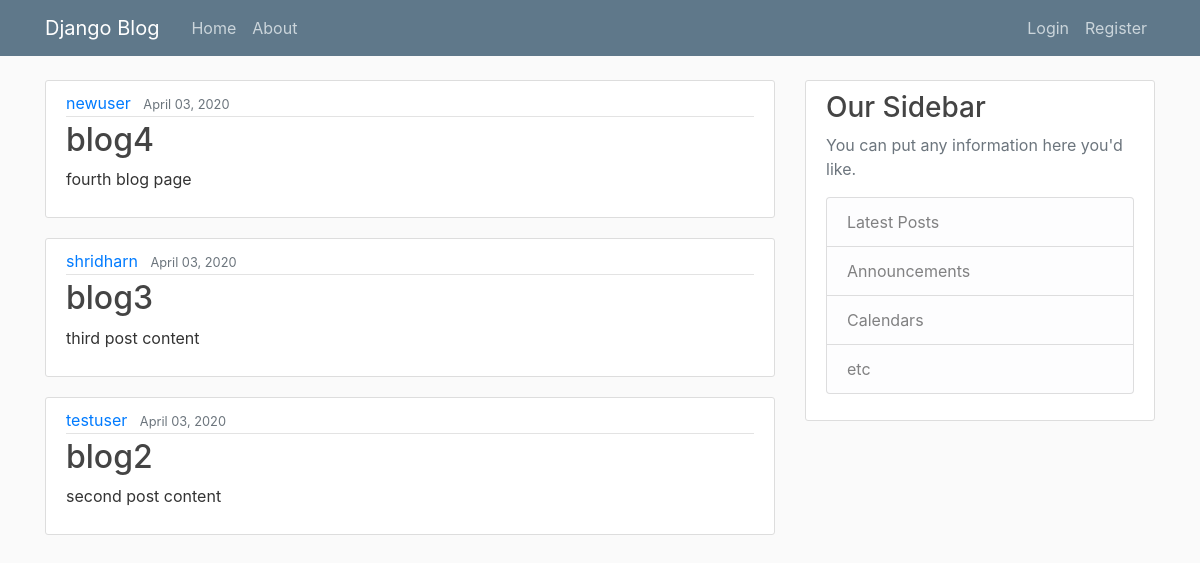
The page / on the database its author committed.
### blog/models.py (models this page shows, shortened)
class Post(models.Model):
    title = models.CharField(max_length=100)
    content = models.TextField()
    date_posted = models.DateTimeField(default=timezone.now)
    author = models.ForeignKey(User, on_delete=models.CASCADE)

### blog/views.py (the view)
# urls.py: path("", Postlistview.as_view(), name="blog-home"),
class Postlistview(ListView):
    model = Post
    template_name = "blog/home.html"
    context_object_name = "posts"
    ordering = ["-date_posted"]

### blog/templates/blog/home.html
{% extends "blog/base.html" %}
{% block content %}
{% for post in posts %}
<article class="media content-section">
    <div class="media-body">
        <div class="article-metadata">
            <a class="mr-2" href="#">{{ post.author }}</a>
            <small class="text-muted">{{ post.date_posted |date:"F d, Y" }}</small>
        </div>
        <h2><a class="article-title" href="{% url "post-detail" post.id %}">{{ post.title }}</a></h2>
        <p class="article-content">{{ post.content }}</p>
    </div>
</article>
{% endfor %}
{% endblock content %}

### blog/templates/blog/base.html (shortened to what this page needs)
{% load static %}
<!Doctype html>
<html>
<head>
    <link rel="stylesheet" href="https://stackpath.bootstrapcdn.com/bootstrap/4.4.1/css/bootstrap.min.css"
>
    <link rel="stylesheet" href="{% static "blog/main.css" %}">
</head>
<body>
    <header class=" site-header">
        <nav class="navbar navbar-expand-md navbar-dark bg-steel fixed-top">
            <div class="container">
                <a class="navbar-brand mr-4" href="/">Django Blog</a>
                <div class="collapse navbar-collapse" id="navbarToggle">
                    <div class="navbar-nav mr-auto">
                        <a class="nav-item nav-link" href="{% url "blog-home" %}">Home</a>
                        <a class="nav-item nav-link" href="{% url "blog-about" %}">About</a>
                    </div>
                    <div class="navbar-nav">
                        {% if user.is_authenticated %}
                        <a class="nav-item nav-link" href="{% url "post-create" %}">new post</a>
                        <a class="nav-item nav-link" href="{% url "logout" %}">Logout</a>
                        <a class="nav-item nav-link" href="{% url "profile" %}">proflie</a>
                        {% else %}
                        <a class="nav-item nav-link" href="{% url "login" %}">Login</a>
                        <a class="nav-item nav-link" href="{% url "register" %}">Register</a>
                        {% endif %}
                    </div>
                </div>
            </div>
        </nav>
    </header>
    <main role="main" class="container">
        <div class="row">
            <div class="col-md-8">
                {% block content %}{% endblock %}
            </div>
            <div class="col-md-4">
                <div class="content-section">
                    <h3>Our Sidebar</h3>
                    <p class='text-muted'>You can put any information here you'd like.
                        <ul class="list-group">
                            <li class="list-group-item list-group-item-light">Latest Posts</li>
                            <li class="list-group-item list-group-item-light">Announcements</li>
                            <li class="list-group-item list-group-item-light">Calendars</li>
                            <li class="list-group-item list-group-item-light">etc</li>
                        </ul>
                    </p>
                </div>
            </div>
        </div>
    </main>
</body>
</html>

### blog/static/blog/main.css (style rules this page uses)
body { background: #fafafa; color: #333333; margin-top: 5rem; }
h1, h2, h3, h4, h5, h6 { color: #444444; }
ul { margin: 0; }
.bg-steel { background-color: #5f788a; }
.site-header .navbar-nav .nav-link { color: #cbd5db; }
.content-section { background: #ffffff; padding: 10px 20px; border: 1px solid #dddddd; border-radius: 3px; margin-bottom: 20px; }
.article-title { color: #444444; }
.article-content { white-space: pre-line; }
.article-metadata { padding-bottom: 1px; margin-bottom: 4px; border-bottom: 1px solid #e3e3e3 }

### rows shown on the page
Post: author "newuser", date_posted "April 03, 2020", title "blog4", content "fourth blog page"
Post: author "shridharn", date_posted "April 03, 2020", title "blog3", content "third post content"
Post: author "testuser", date_posted "April 03, 2020", title "blog2", content "second post content"
